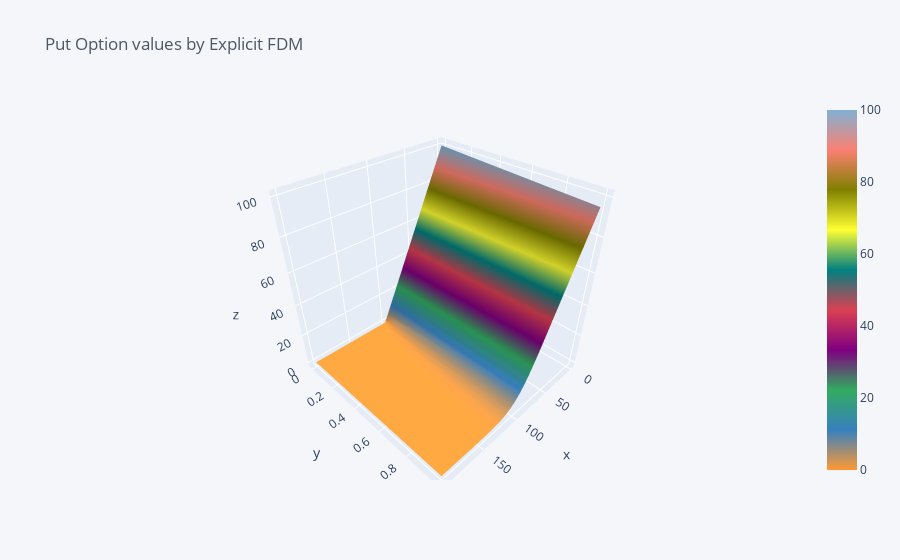

This figure's notebook cell:
### Code cell
# Visualize the plot for put option
fdm_puts.iplot(kind='surface', title='Put Option values by Explicit FDM')

### Figure 1 — Plotly figure (JSON) as saved in the notebook; plotly's stock layout.template omitted (floating-point values rounded to 4 significant figures; data arrays with more than 128 entries replaced by an {"elided": "..."} marker saying what was removed)
{"data": [{"colorscale": [[0, "rgb(255, 153, 51)"], [0.1111, "rgb(55, 128, 191)"], [0.2222, "rgb(50, 171, 96)"], [0.3333, "rgb(128, 0, 128)"], [0.4444, "rgb(219, 64, 82)"], [0.5556, "rgb(0, 128, 128)"], [0.6667, "rgb(255, 255, 51)"], [0.7778, "rgb(128, 128, 0)"], [0.8889, "rgb(251, 128, 114)"], [1, "rgb(128, 177, 211)"]], "type": "surface", "x": [0, 5, 10, 15, 20, 25, 30, 35, 40, 45, 50, 55, 60, 65, 70, 75, 80, 85, 90, 95, 100, 105, 110, 115, 120, 125, 130, 135, 140, 145, 150, 155, 160, 165, 170, 175, 180, 185, 190, 195, 200], "y": [0, 0.01389, 0.02778, 0.04167, 0.05556, 0.06944, 0.08333, 0.09722, 0.1111, 0.125, 0.1389, 0.1528, 0.1667, 0.1806, 0.1944, 0.2083, 0.2222, 0.2361, 0.25, 0.2639, 0.2778, 0.2917, 0.3056, 0.3194, 0.3333, 0.3472, 0.3611, 0.375, 0.3889, 0.4028, 0.4167, 0.4306, 0.4444, 0.4583, 0.4722, 0.4861, 0.5, 0.5139, 0.5278, 0.5417, 0.5556, 0.5694, 0.5833, 0.5972, 0.6111, 0.625, 0.6389, 0.6528, 0.6667, 0.6806, 0.6944, 0.7083, 0.7222, 0.7361, 0.75, 0.7639, 0.7778, 0.7917, 0.8056, 0.8194, 0.8333, 0.8472, 0.8611, 0.875, 0.8889, 0.9028, 0.9167, 0.9306, 0.9444, 0.9583, 0.9722, 0.9861, 1.0], "z": {"elided": "73x41 float values"}}], "layout": {"legend": {"bgcolor": "#F5F6F9", "font": {"color": "#4D5663"}}, "paper_bgcolor": "#F5F6F9", "plot_bgcolor": "#F5F6F9", "title": {"font": {"color": "#4D5663"}, "text": "Put Option values by Explicit FDM"}, "xaxis": {"gridcolor": "#E1E5ED", "showgrid": true, "tickfont": {"color": "#4D5663"}, "title": {"font": {"color": "#4D5663"}, "text": ""}, "zerolinecolor": "#E1E5ED"}, "yaxis": {"gridcolor": "#E1E5ED", "showgrid": true, "tickfont": {"color": "#4D5663"}, "title": {"font": {"color": "#4D5663"}, "text": ""}, "zerolinecolor": "#E1E5ED"}}}
